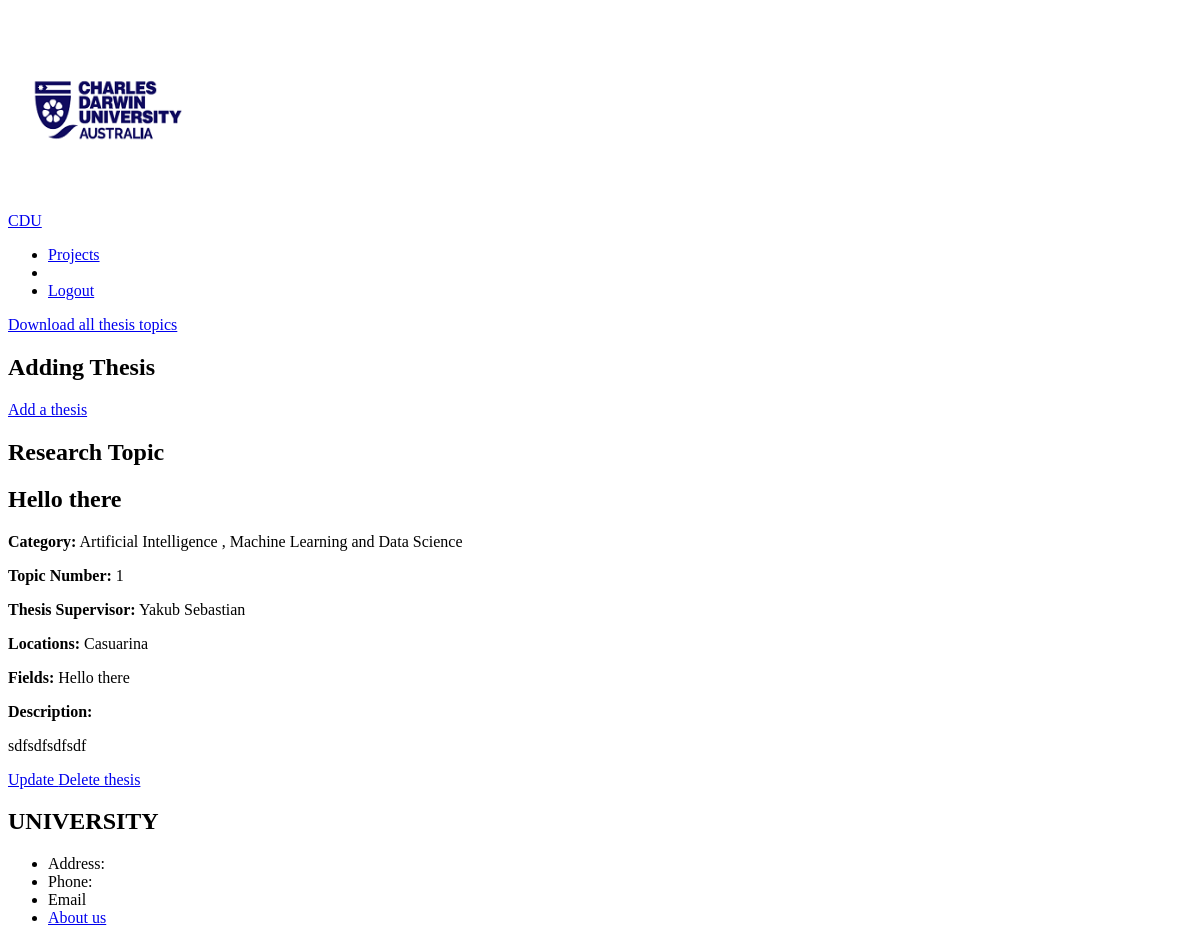
The page /management/projects/ (signed in) on the database as committed earlier.
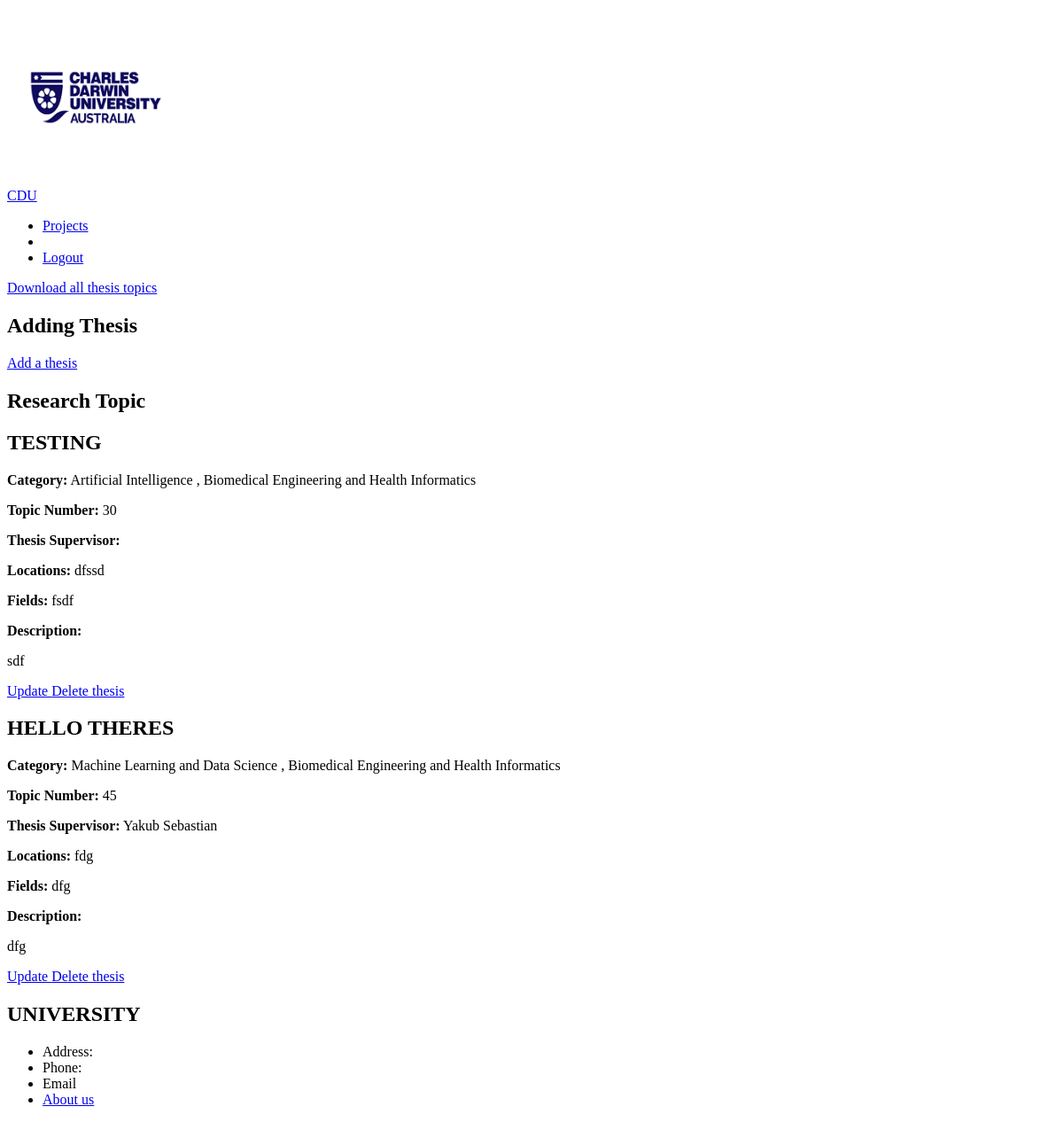
The same page on the database as committed later.
### management/models.py (models this page shows, shortened)
class Project(models.Model):
    supervisor = models.ForeignKey(User, null=True, on_delete=models.SET_NULL)
    title = models.CharField(max_length=100, null=True)
    category = models.ManyToManyField("Category", blank=True)
    topic_num = models.PositiveIntegerField("Topic number", null=True, unique=True)
    location = models.CharField("location", max_length=100, null=True)
    research_areas = models.CharField("Fields of study", max_length=100, null=True)
    description = models.TextField(blank=True)

class Category(models.Model):
    name = models.CharField(max_length=100)

### accounts/models.py (models this page shows)
class User(AbstractUser):
    USER_TYPE_CHOICES = (
        ('unit_coordinator', 'Unit Coordinator'),
        ('supervisor', 'Supervisor'),
        ('student', 'Student'),
    )
    user_type = models.CharField(max_length=20, choices=USER_TYPE_CHOICES, default='student')
    groups = models.ManyToManyField(
        'auth.Group',
        verbose_name='groups',
        blank=True,
        help_text='The groups this user belongs to. A user will get all permissions granted to each of their groups.',
        related_name='custom_user_set',
        related_query_name='user',
    )
    user_permissions = models.ManyToManyField(
        'auth.Permission',
        verbose_name='user permissions',
        blank=True,
        help_text='Specific permissions for this user.',
        related_name='custom_user_set',
        related_query_name='user',
    )

### management/views.py (the view)
# urls.py: path("projects/", views.manage_project, name="manage-project"),
def manage_project(request):
    projects_list = Project.objects.all().order_by("topic_num")
    context = {
        "projects": projects_list
    }
    return render(request, "management/management_project.html", context)

### management/templates/management/management_project.html (shortened to what this page needs)
{% extends "management/management_base.html" %}
{% load static %}
{% block css_files %}
    <link rel="stylesheet" href="{% static "management_project.css"%}">
{% endblock %}
{% block content %}
<a href="{% url "project-csv" %}">Download all thesis topics</a>
{% if user.is_authenticated  %}
    {% if user.user_type == "unit_coordinator" %}
        <section class="add">
            <h1>Adding Thesis</h1>
            <a href="{% url "add-project" %}">Add a thesis</a>
        </section>
        <section class="unit_coordinator">
            <h1 class="container__heading">Research Topic</h1>
            {% for project in projects %}
                <section class="section">
                    <div class="container">
                        <div class="project">
                            <h2 class="project__heading">{{ project.title }}</h2>
                            <p><strong>Category:</strong>
                                {% for category in project.category.all %}
                                    {{ category.name }}
                                    {% if not forloop.last %}, {% endif %}
                                {% endfor %}
                            </p>
                            <p><strong>Topic Number:</strong> {{ project.topic_num }}</p>
                            <p><strong>Thesis Supervisor:</strong> {{ project.supervisor.first_name }} {{ project.supervisor.last_name }}</p>
                            <p><strong>Locations:</strong> {{ project.location }}</p>
                            <p><strong>Fields:</strong> {{ project.research_areas }}</p>
                            <p><strong>Description: </strong> {{ project.description|linebreaks }}</p>
                        </div>
                    </div>
                </section>
                <section class="section">
                    <a class="link" href="{% url 'update-project' project.topic_num %}"> Update </a>
                    <a class="link" href="{% url 'delete-project' project.topic_num %}"> Delete thesis </a>
                </section>
            {% endfor %}
        </section>
    {% endif %}
    {% else %}
    Hey, you are not allowed here
{% endif %}
{% endblock content %}

Rows that differ between the two databases and show on the page:
removed Project: title "Hello there", topic_num "1", supervisor.first_name "Yakub", supervisor.last_name "Sebastian", location "Casuarina", research_areas "Hello there", description "sdfsdfsdfsdf", Category (name "Artificial Intelligence"), Category (name "Machine Learning and Data Science")
added Project: title "TESTING", topic_num "30", location "dfssd", research_areas "fsdf", description "sdf", Category (name "Artificial Intelligence")
now on this page (row unchanged): Category: name "Biomedical Engineering and Health Informatics"
added Project: title "HELLO THERES", topic_num "45", supervisor.first_name "Yakub", supervisor.last_name "Sebastian", location "fdg", research_areas "dfg", description "dfg", Category (name "Machine Learning and Data Science")
